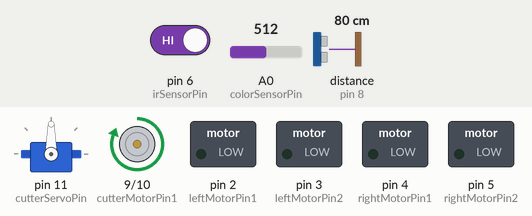
Simulated run of this sketch. Board: Arduino Uno, built with avr-gcc and run on an emulated ATmega328P. On the bench: servo, motor-driver pin pairs drawn as motors (green arrow = first pin HIGH = forward, orange = second pin HIGH = backward, longer = more drive), switched loads named in the sketch (green lamp = pin HIGH). Wiring (inferred from the names in the program): ultrasonic range finder: trigger pin 7; echo pin 8. The inputs (shaded band) are chosen by the test bench; at power-on: distance to the obstacle (sensor on pin 8) 80 cm, pin 6 (irSensorPin) HIGH, A0 (colorSensorPin) = 512. The echo pulse lasts 58.3 µs per cm; pins used as bus, display or sensor lines are not drawn.

Above: at 1.2 s.
1.3 s: distance to the obstacle (sensor on pin 8) set to 2 cm
At 1.8 s:
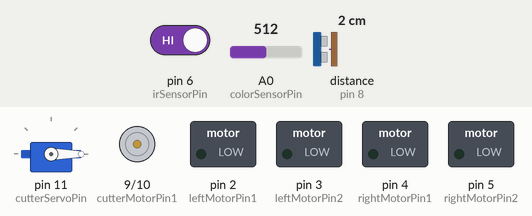
2.8 s: distance to the obstacle (sensor on pin 8) set to 14 cm
4.3 s: distance to the obstacle (sensor on pin 8) set to 19 cm
At 5.2 s:
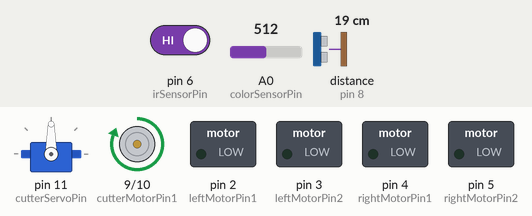
5.8 s: distance to the obstacle (sensor on pin 8) set to 4 cm
At 6.3 s:
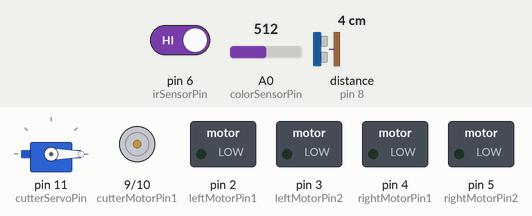
Timing chart, 0 to 8.3 s (numbered marks = the images above; inputs shaded):
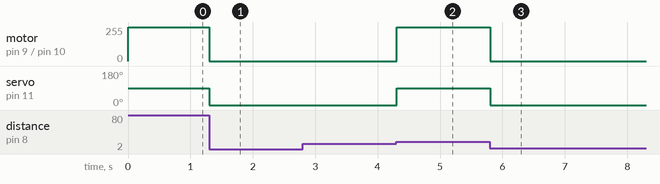

The sketch:

Grass_bot_major_project.ino
```cpp
#include <Servo.h>

// Define pins for DC motors
const int leftMotorPin1 = 2;
const int leftMotorPin2 = 3;
const int rightMotorPin1 = 4;
const int rightMotorPin2 = 5;

// Define pins for color sensor
const int colorSensorPin = A0;

// Define pins for IR sensor
const int irSensorPin = 6;

// Define pins for ultrasonic sensor
const int trigPin = 7;
const int echoPin = 8;

// Define pins for cutter motor
const int cutterMotorPin1 = 9;
const int cutterMotorPin2 = 10;

// Define servo for cutter blade
Servo cutterServo;
const int cutterServoPin = 11;

void setup() {
  // Initialize DC motors
  pinMode(leftMotorPin1, OUTPUT);
  pinMode(leftMotorPin2, OUTPUT);
  pinMode(rightMotorPin1, OUTPUT);
  pinMode(rightMotorPin2, OUTPUT);

  // Initialize color sensor
  pinMode(colorSensorPin, INPUT);

  // Initialize IR sensor
  pinMode(irSensorPin, INPUT);

  // Initialize ultrasonic sensor
  pinMode(trigPin, OUTPUT);
  pinMode(echoPin, INPUT);

  // Initialize cutter motor
  pinMode(cutterMotorPin1, OUTPUT);
  pinMode(cutterMotorPin2, OUTPUT);

  // Attach cutter servo
  cutterServo.attach(cutterServoPin);
}

void loop() {
  // Read color sensor
  int colorValue = analogRead(colorSensorPin);

  // Read IR sensor
  int irValue = digitalRead(irSensorPin);

  // Read ultrasonic sensor
  long duration, distance;
  digitalWrite(trigPin, LOW);
  delayMicroseconds(2);
  digitalWrite(trigPin, HIGH);
  delayMicroseconds(10);
  digitalWrite(trigPin, LOW);
  duration = pulseIn(echoPin, HIGH);
  distance = (duration / 2) / 29.1; // Calculate distance in cm

  // Move based on color and IR sensor
  if (colorValue < 500 && irValue == LOW) {
    // Move forward
    digitalWrite(leftMotorPin1, HIGH);
    digitalWrite(leftMotorPin2, LOW);
    digitalWrite(rightMotorPin1, HIGH);
    digitalWrite(rightMotorPin2, LOW);
  } else {
    // Stop
    digitalWrite(leftMotorPin1, LOW);
    digitalWrite(leftMotorPin2, LOW);
    digitalWrite(rightMotorPin1, LOW);
    digitalWrite(rightMotorPin2, LOW);
  }

  // Cut grass if too high
  if (distance > 15) {
    // Turn on cutter motor
    digitalWrite(cutterMotorPin1, HIGH);
    digitalWrite(cutterMotorPin2, LOW);
    // Lower cutter blade
    cutterServo.write(90);
  } else {
    // Turn off cutter motor
    digitalWrite(cutterMotorPin1, LOW);
    digitalWrite(cutterMotorPin2, LOW);
    // Raise cutter blade
    cutterServo.write(0);
  }
}
```

Measured:
- the behaviour switches between 16 and 17 cm on distance to the obstacle (sensor on pin 8) (found by bisection; images 1 and 2)
- after the input at 1.3 s, motor on pin 9 (cutterMotorPin1) / pin 10 (cutterMotorPin2): forward 255/255 → stopped at once; servo on pin 11 (cutterServoPin): 90° → 0° at once
- after the input at 2.8 s, every drawn part: stays the same
- after the input at 4.3 s, motor on pin 9 (cutterMotorPin1) / pin 10 (cutterMotorPin2): stopped → forward 255/255 at once; servo on pin 11 (cutterServoPin): 0° → 90° at once
- after the input at 5.8 s, motor on pin 9 (cutterMotorPin1) / pin 10 (cutterMotorPin2): forward 255/255 → stopped at once; servo on pin 11 (cutterServoPin): 90° → 0° at once
